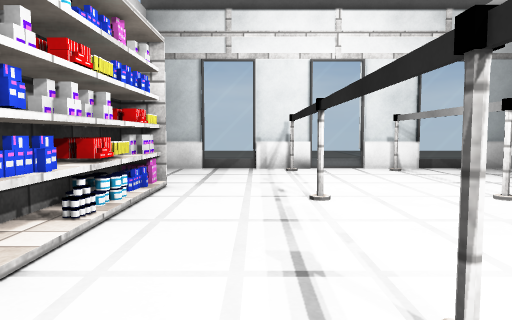
[1] (above)

13 first-person views from a walk through a Unity game level. The camera is 0.72 m above the floor, tilts 4° down and sees 70° across. The floor is counted in squares, 0.5 m on a side. Each view is taken from the middle of a square. On the plan, view 1 faces up. The plan holds only what a view shows up to about 16 squares ahead; the rest is blank. The place goes on beyond the plan. Some surface patterns are stand-ins.

[2]
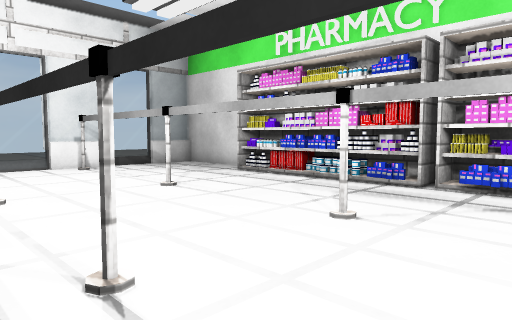

[3]
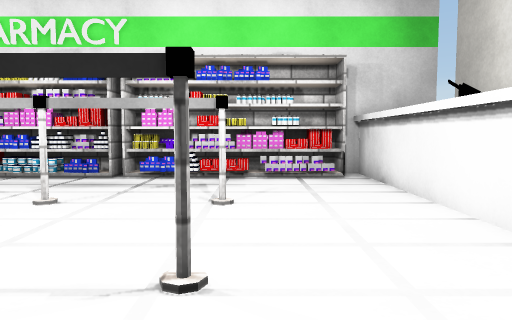

[4]
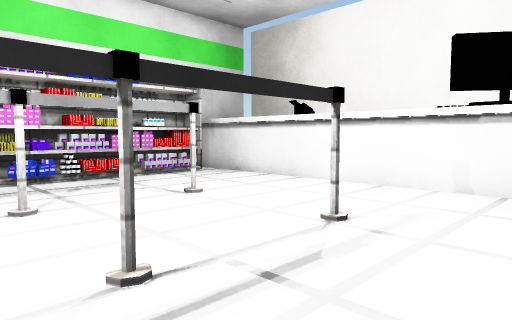

[5]
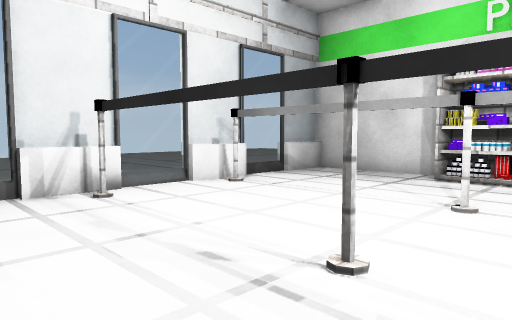

[6]
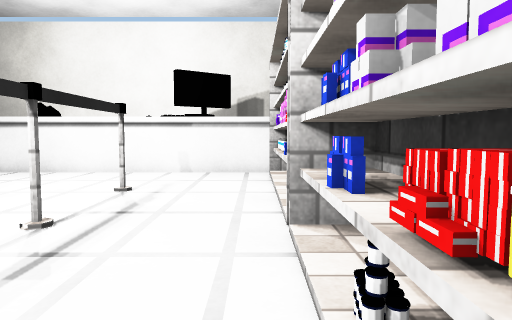

[7]
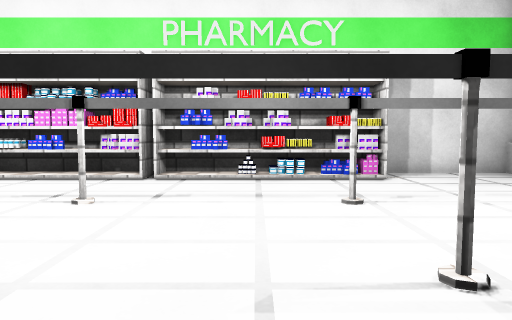

[8]
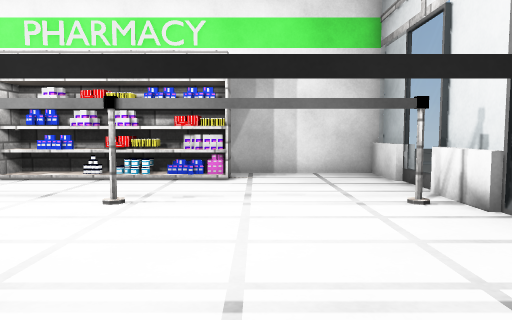

[9]
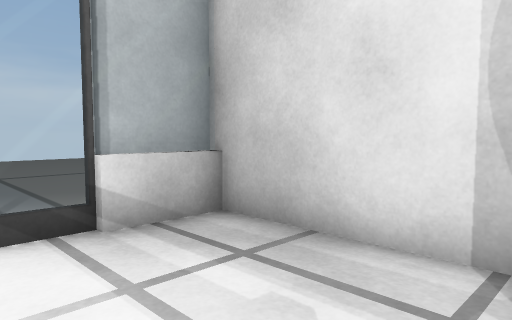

[10]
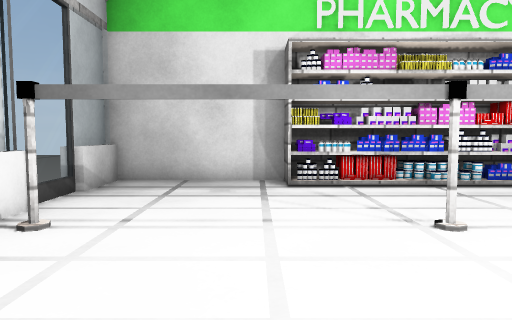

[11]
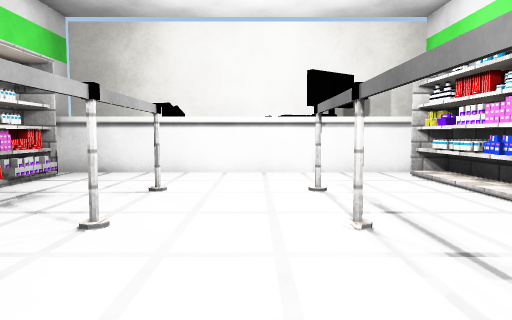

[12]
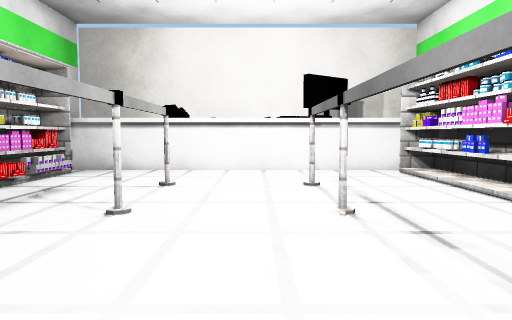

[13]
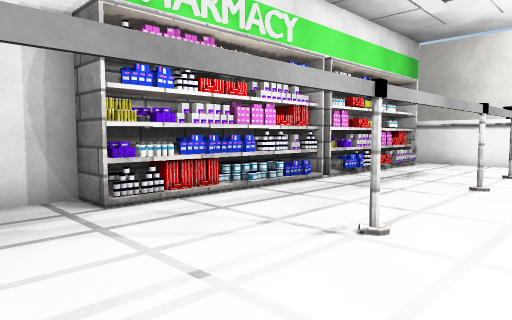

### Floor plan
Key: @ floor where view 1 was taken; # wall or solid block; . floor; = window, fence, low wall or low ledge; ^ raised ledge.
Columns run from 5 left of view 1 to 12 right of it. Each row starts with its distance up from view 1.
 16 ###==###==##===##
 15 #==..##=..=....==
 14 #..........#.....#
 13 #................#
 12 #................#
 11 #................#
 10 ###............##
  9  ##............##
  8  ##...#....#...=#
  7  ##............##
  6  ##............=#
  5  ##............##
  4  ##............##
  3  ##............##
  2  ##...#....#...##
  1  ##............##
  0  ##..@.........##
 -1  ##...#....#...##
 -2  ##............##
 -3  ##............##
 -4  ##............##
 -5  ##............##
 -6   ^^^#######^^^^^

Where each view was taken, in squares from view 1:
view 1: 0 up, 0 right, facing up
view 2: 1 down, 0 right, facing up-right
view 3: 2 down, 2 left, facing right
view 4: 4 up, 2 left, facing down-right
view 5: 6 up, 2 left, facing up-right
view 6: 8 up, 2 left, facing down
view 7: 6 up, 9 right, facing left
view 8: 11 up, 9 right, facing left
view 9: 10 up, 7 right, facing up-right
view 10: 11 up, 0 right, facing right
view 11: 8 up, 3 right, facing down
view 12: 9 up, 3 right, facing down
view 13: 13 up, 3 right, facing down-right
